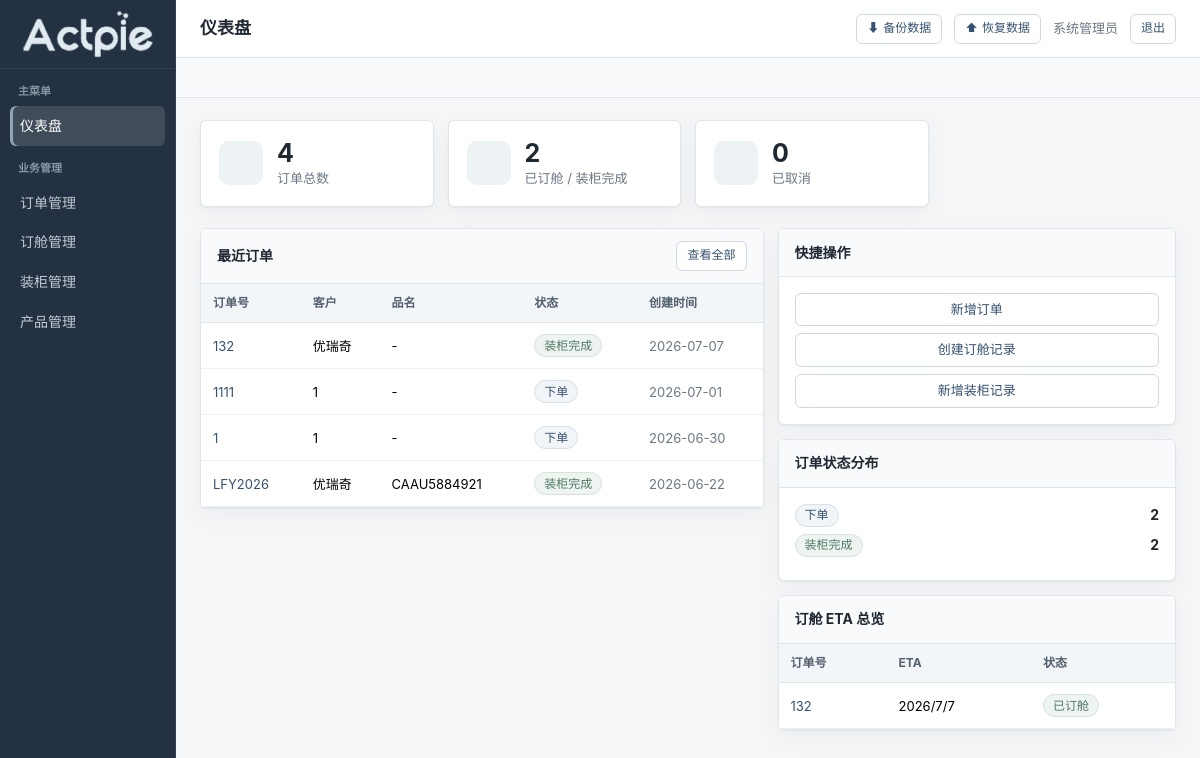
Page /index (signed in) on the committed database.
### models.py (models this page shows)
class User(UserMixin, db.Model):
    __tablename__ = "users"
    id = db.Column(db.Integer, primary_key=True)
    username = db.Column(db.String(50), unique=True, nullable=False, index=True)
    password_hash = db.Column(db.String(256), nullable=False)
    display_name = db.Column(db.String(50))
    role = db.Column(db.String(10), default="user")  # admin / user
    created_at = db.Column(db.DateTime, default=lambda: datetime.now(timezone.utc))

class Order(db.Model):
    __tablename__ = "orders"
    id = db.Column(db.Integer, primary_key=True)
    order_no = db.Column(db.String(50), unique=True, nullable=False, index=True)
    supplier_name = db.Column(db.String(100), nullable=False)
    custom_name = db.Column(db.String(200))
    status = db.Column(db.String(20), default="下单")  # 下单/生产中/生产完成/订舱中/已订舱/装柜完成/已取消
    remarks = db.Column(db.Text)
    created_at = db.Column(db.DateTime, default=lambda: datetime.now(timezone.utc))
    updated_at = db.Column(db.DateTime, default=lambda: datetime.now(timezone.utc),
                           onupdate=lambda: datetime.now(timezone.utc))
    production_tasks = db.relationship(
        "ProductionTask", backref="order", lazy="dynamic",
        cascade="all, delete-orphan"
    )
    booking_records = db.relationship(
        "BookingRecord", backref="order", lazy="dynamic",
        cascade="all, delete-orphan"
    )
    container_records = db.relationship(
        "ContainerRecord", backref="order", lazy="dynamic",
        cascade="all, delete-orphan"
    )
    items = db.relationship(
        "OrderItem", backref="order", lazy="select",
        cascade="all, delete-orphan"
    )

class BookingRecord(db.Model):
    __tablename__ = "booking_records"
    id = db.Column(db.Integer, primary_key=True)
    order_id = db.Column(db.Integer, db.ForeignKey("orders.id", ondelete="CASCADE"), nullable=False)
    custom_name = db.Column(db.String(100))         # 柜名（客户自定义）
    vessel_voyage = db.Column(db.String(200))       # 航名/航次
    bl_no = db.Column(db.String(100))               # 提单号
    shipping_company = db.Column(db.String(100))     # 船公司
    etd = db.Column(db.Date)                        # 开航日期(ETD)
    eta = db.Column(db.String(100))                  # 预计到港时间(ETA)，保留文本以便自由更新
    destination = db.Column(db.String(100))          # 目地港
    cutoff_time = db.Column(db.String(100))          # 截单时间
    status = db.Column(db.String(10), default="待订舱")  # 待订舱/已订舱
    remarks = db.Column(db.Text)                     # 备注

### app.py (the view)
    @app.route("/")
    @app.route("/index")
    def index():
        from flask_login import current_user
        from models import Order, BookingRecord
        from sqlalchemy import func
        if not current_user.is_authenticated:
            from flask import redirect, url_for
            return redirect(url_for("auth.login"))
        total_orders = Order.query.count()
        rows = db.session.query(Order.status, func.count(Order.id)).group_by(Order.status).all()
        status_counts = {status: count for status, count in rows}
        recent_orders = Order.query.order_by(Order.created_at.desc()).limit(5).all()
        recent_bookings = BookingRecord.query.filter(
            BookingRecord.eta.isnot(None),
            BookingRecord.eta != ""
        ).order_by(BookingRecord.id.desc()).limit(6).all()
        return render_template(
            "index.html",
            active_menu="dashboard",
            total_orders=total_orders,
            status_counts=status_counts,
            recent_orders=recent_orders,
            recent_bookings=recent_bookings,
        )

### templates/index.html (shortened to what this page needs)
{% extends "base.html" %}
{% block page_title %}仪表盘{% endblock %}
{% block content %}
<div class="row g-3 mb-4">
  <div class="col-sm-6 col-lg-3">
    <div class="stat-card">
      <div class="stat-icon" style="background:#e8f0fe;color:#1a73e8;"></div>
      <div>
        <div class="stat-value">{{ total_orders }}</div>
        <div class="stat-label">订单总数</div>
      </div>
    </div>
  </div>
  <div class="col-sm-6 col-lg-3">
    <div class="stat-card">
      <div class="stat-icon" style="background:#e6f4ea;color:#137333;"></div>
      <div>
        <div class="stat-value">{{ status_counts.get('已订舱', 0) + status_counts.get('装柜完成', 0) }}</div>
        <div class="stat-label">已订舱 / 装柜完成</div>
      </div>
    </div>
  </div>
  <div class="col-sm-6 col-lg-3">
    <div class="stat-card">
      <div class="stat-icon" style="background:#fce8e6;color:#c5221f;"></div>
      <div>
        <div class="stat-value">{{ status_counts.get('已取消', 0) }}</div>
        <div class="stat-label">已取消</div>
      </div>
    </div>
  </div>
</div>
<div class="row g-3">
  <div class="col-lg-7">
    <div class="card">
      <div class="card-header">
        最近订单
        <a href="{{ url_for('orders.list_orders') }}" class="btn btn-sm btn-outline-primary">查看全部</a>
      </div>
      <div class="table-responsive">
        <table class="table table-hover">
          <thead>
            <tr>
              <th>订单号</th>
              <th>客户</th>
              <th>品名</th>
              <th>状态</th>
              <th>创建时间</th>
            </tr>
          </thead>
          <tbody>
            {% if recent_orders %}
              {% for order in recent_orders %}
              <tr class="cursor-pointer" onclick="location.href='{{ url_for('orders.order_detail', id=order.id) }}'">
                <td><a href="{{ url_for('orders.order_detail', id=order.id) }}">{{ order.order_no }}</a></td>
                <td>{{ order.supplier_name }}</td>
                <td>{{ order.custom_name or '-' }}</td>
                <td><span class="badge badge-status status-{{ order.status }}">{{ order.status }}</span></td>
                <td class="text-muted">{{ order.created_at.strftime('%Y-%m-%d') if order.created_at else '' }}</td>
              </tr>
              {% endfor %}
            {% else %}
              <tr><td colspan="5">
                <div class="empty-state"><p>暂无订单数据</p></div>
              </td></tr>
            {% endif %}
          </tbody>
        </table>
      </div>
    </div>
  </div>
  <div class="col-lg-5">
    <div class="card mb-3">
      <div class="card-header">快捷操作</div>
      <div class="card-body d-grid gap-2">
        <a href="{{ url_for('orders.new_order') }}" class="btn btn-outline-primary">新增订单</a>
        <a href="{{ url_for('booking.new_booking') }}" class="btn btn-outline-primary">创建订舱记录</a>
        <a href="{{ url_for('container.new_container') }}" class="btn btn-outline-primary">新增装柜记录</a>
      </div>
    </div>
    <div class="card">
      <div class="card-header">订单状态分布</div>
      <div class="card-body">
        {% if status_counts %}
          {% for status_name, count in status_counts.items() %}
          <div class="d-flex justify-content-between align-items-center mb-2">
            <span class="badge badge-status status-{{ status_name }}">{{ status_name }}</span>
            <span class="fw-bold">{{ count }}</span>
          </div>
          {% endfor %}
        {% else %}
          <p class="text-muted text-center mb-0">暂无数据</p>
        {% endif %}
      </div>
    </div>
    <div class="card mt-3">
      <div class="card-header">订舱 ETA 总览</div>
      <div class="table-responsive">
        <table class="table table-hover mb-0">
          <thead>
            <tr>
              <th>订单号</th>
              <th>ETA</th>
              <th>状态</th>
            </tr>
          </thead>
          <tbody>
            {% if recent_bookings %}
              {% for br in recent_bookings %}
              <tr>
                <td>{% if br.order %}<a href="{{ url_for('orders.order_detail', id=br.order.id) }}">{{ br.order.order_no }}</a>{% else %}-{% endif %}</td>
                <td>{{ br.eta or '-' }}</td>
                <td><span class="badge badge-status status-{{ br.status }}">{{ br.status }}</span></td>
              </tr>
              {% endfor %}
            {% else %}
              <tr><td colspan="3"><div class="empty-state py-3"><p class="mb-0">暂无 ETA 数据</p></div></td></tr>
            {% endif %}
          </tbody>
        </table>
      </div>
    </div>
  </div>
</div>
{% endblock %}

### templates/base.html (shortened to what this page needs)
<!DOCTYPE html>
<html lang="zh-CN">
<head>
  <link href="https://cdn.jsdelivr.net/npm/bootstrap@5.3.3/dist/css/bootstrap.min.css" rel="stylesheet">
  <link rel="stylesheet" href="{{ url_for('static', filename='css/style.css') }}">
</head>
<body>
  <aside class="sidebar" id="sidebar">
    <div class="sidebar-brand">
      <img class="brand-logo" src="{{ url_for('static', filename='img/actpie-logo-cutout.png') }}" alt="Actpie">
    </div>
    <div class="sidebar-section">主菜单</div>
    <ul class="sidebar-nav">
      <li><a href="{{ url_for('index') }}" class="{% if active_menu == 'dashboard' %}active{% endif %}">
        <span class="nav-icon">&#9632;</span> 仪表盘
      </a></li>
    </ul>
    <div class="sidebar-section">业务管理</div>
    <ul class="sidebar-nav">
      <li><a href="{{ url_for('orders.list_orders') }}" class="{% if active_menu == 'orders' %}active{% endif %}">
        <span class="nav-icon">&#9632;</span> 订单管理
      </a></li>
      <li><a href="{{ url_for('booking.list_booking') }}" class="{% if active_menu == 'booking' %}active{% endif %}">
        <span class="nav-icon">&#9632;</span> 订舱管理
      </a></li>
      <li><a href="{{ url_for('container.list_container') }}" class="{% if active_menu == 'container' %}active{% endif %}">
        <span class="nav-icon">&#9632;</span> 装柜管理
      </a></li>
      <li><a href="{{ url_for('sku.list_sku') }}" class="{% if active_menu == 'sku' %}active{% endif %}">
        <span class="nav-icon">&#9632;</span> 产品管理
      </a></li>
    </ul>
  </aside>
  <div class="main-wrapper">
    <nav class="topbar">
      <div class="d-flex align-items-center gap-3">
        <span class="page-title">{% block page_title %}仪表盘{% endblock %}</span>
      </div>
      <div class="user-menu">
        {% if current_user.is_authenticated %}
          {% if current_user.role == 'admin' %}
            <a href="{{ url_for('admin.backup_database') }}" class="btn btn-outline-primary btn-sm" title="下载当前数据库完整备份（database.db）">
              <span style="margin-right:4px;">⬇</span>备份数据
            </a>
            <button type="button" class="btn btn-outline-danger btn-sm" id="btnRestoreData" title="上传 .db 文件覆盖当前数据，操作前会自动备份">
              <span style="margin-right:4px;">⬆</span>恢复数据
            </button>
          {% endif %}
          <span class="text-muted">{{ current_user.display_name or current_user.username }}</span>
          <a href="{{ url_for('auth.logout') }}" class="btn btn-outline-secondary btn-sm">退出</a>
        {% else %}
          <a href="{{ url_for('auth.login') }}" class="btn btn-primary btn-sm">登录</a>
        {% endif %}
      </div>
    </nav>
    {% if current_user.is_authenticated %}
    <div
      class="subpage-tabs"
      id="subpageTabs"
      aria-label="已打开页面"
      data-active-menu="{{ active_menu or '' }}"
      data-dashboard-url="{{ url_for('index') }}"
      data-orders-url="{{ url_for('orders.list_orders') }}"
      data-booking-url="{{ url_for('booking.list_booking') }}"
      data-container-url="{{ url_for('container.list_container') }}"
      data-sku-url="{{ url_for('sku.list_sku') }}"
    ></div>
    {% endif %}
    <div class="page-content">
      {% block content %}{% endblock %}
    </div>
  </div>
</body>
</html>

### rows in the picture
User: display_name "系统管理员"
Order: order_no "132", supplier_name "优瑞奇", custom_name "-", status "装柜完成", created_at "2026-07-07"
Order: order_no "1111", supplier_name "1", custom_name "-", status "下单", created_at "2026-07-01"
Order: order_no "1", supplier_name "1", custom_name "-", status "下单", created_at "2026-06-30"
Order: order_no "LFY2026", supplier_name "优瑞奇", custom_name "CAAU5884921", status "装柜完成", created_at "2026-06-22"
BookingRecord: order.order_no "132", eta "2026/7/7", status "已订舱"

### other values in the picture
{{ total_orders }} "4"
{{ status_counts.get('已订舱', 0) + status_counts.get('装柜完成', 0) }} "2"
{{ status_counts.get('已取消', 0) }} "0"
{{ status_name }} "下单" "装柜完成"
{{ count }} "2" "2"
